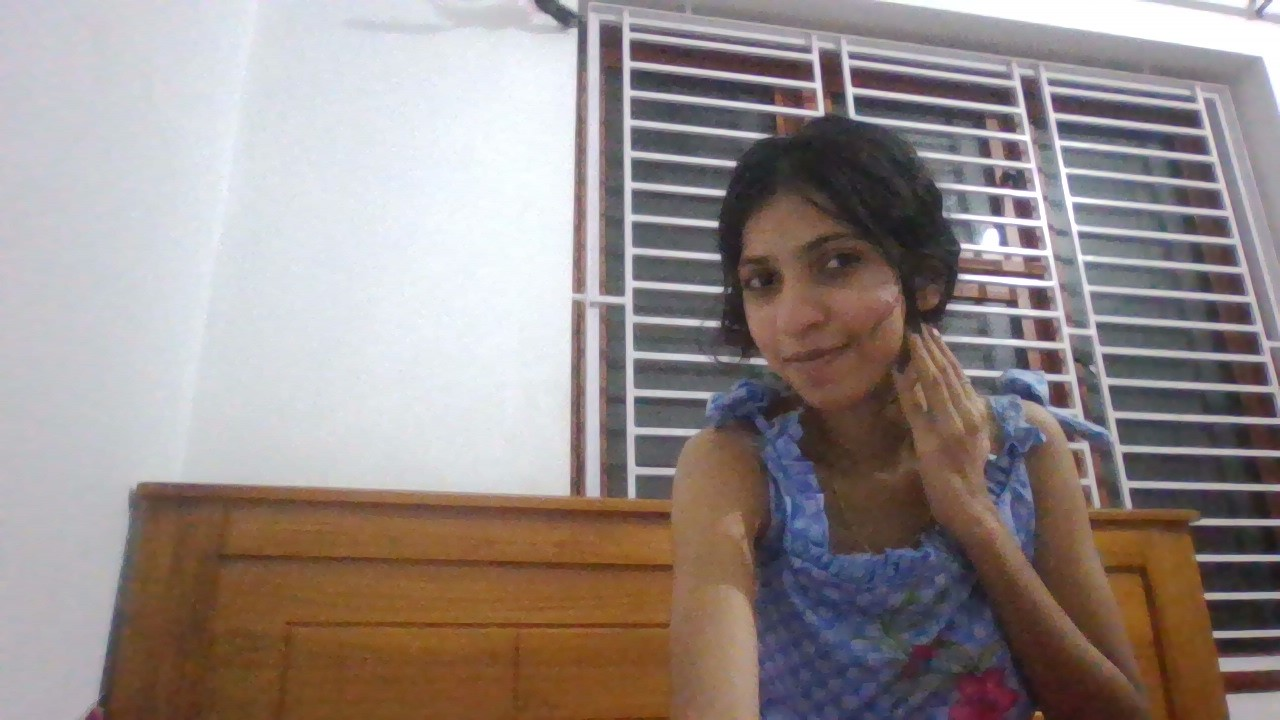
#> input picture su.jpg.jpg, 1280 x 720 px
$ python imgtype.py
#> lines starting #> are read from the running program, lines starting #| are printed output that depends on the picture; after the words box and inside, x2 and y2 are one past the last pixel; in counts of white or black regions, pixels touching at a corner belong together
import cv2
import matplotlib.pyplot as plt
import numpy as np

path=input("enter image path: ")
#> the answer given: su.jpg.jpg
img=cv2.imread(path)
#> img is the input picture: shape (720, 1280, 3); mean B, G, R 136.9, 139.3, 150.1

rgb=cv2.cvtColor(img,cv2.COLOR_BGR2RGB)
gray=cv2.cvtColor(img,cv2.COLOR_BGR2GRAY)
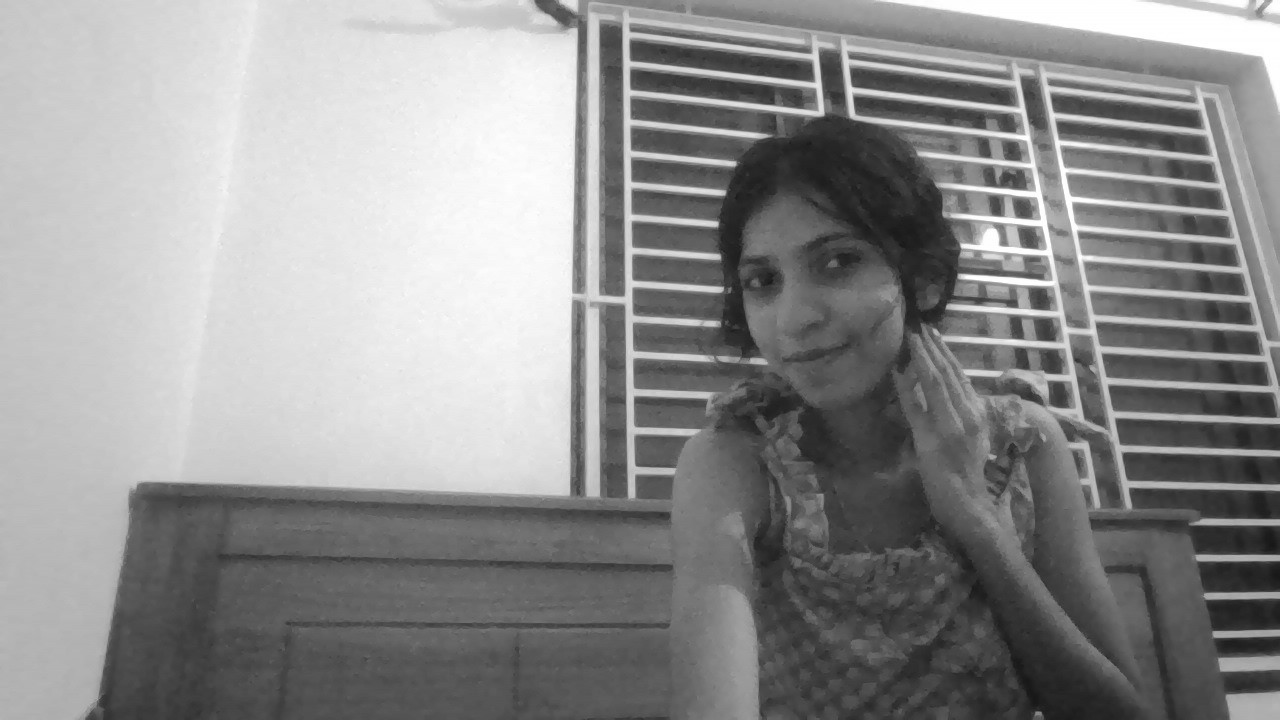
#> gray: shape (720, 1280); min 23, max 255, mean 142.3
_,binary=cv2.threshold(gray,127,255,cv2.THRESH_BINARY)
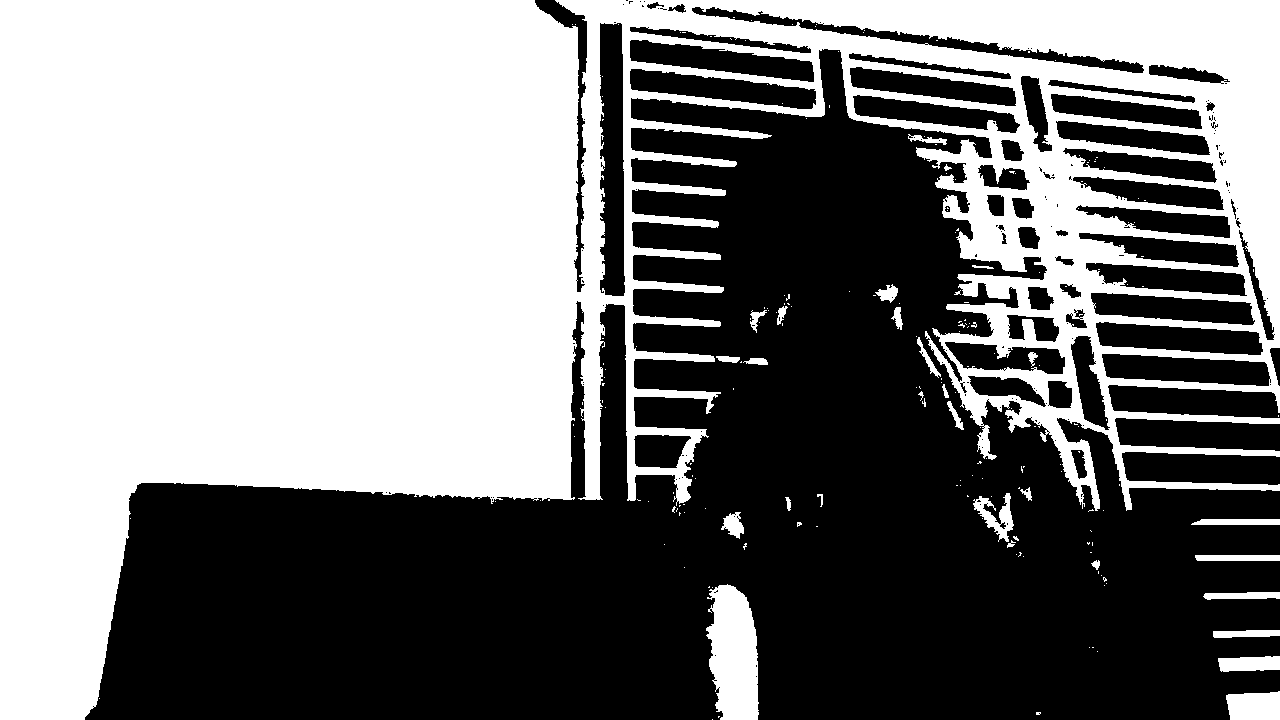
#> binary: shape (720, 1280); 48.8% white; 207 white regions (178 under 20 px), largest, box (x1, y1, x2, y2) and area: (0, 0, 1280, 720) 436857, (706, 584, 759, 720) 5558, (1226, 691, 1280, 720) 1399

print("RGB image shape:",rgb.shape)
#| RGB image shape: (720, 1280, 3)
print("gray image shape:",gray.shape)
#| gray image shape: (720, 1280)
print("binary image shape:",np.unique(binary))
#| binary image shape: [  0 255]

plt.figure(figsize=(12,14))
plt.subplot(1,3,1)
plt.imshow(rgb)
plt.title("rgb")
plt.subplot(1,3,2)
plt.imshow(gray,cmap="gray")
plt.title("gray")
plt.subplot(1,3,3)
plt.imshow(binary,cmap="gray")
plt.title("binary")
plt.show()
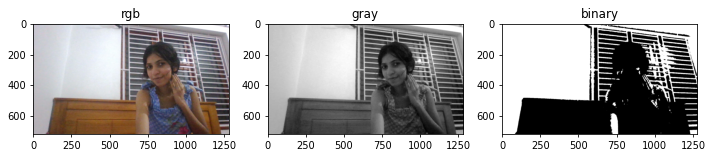
#> figure drawn by matplotlib, 3 panels
